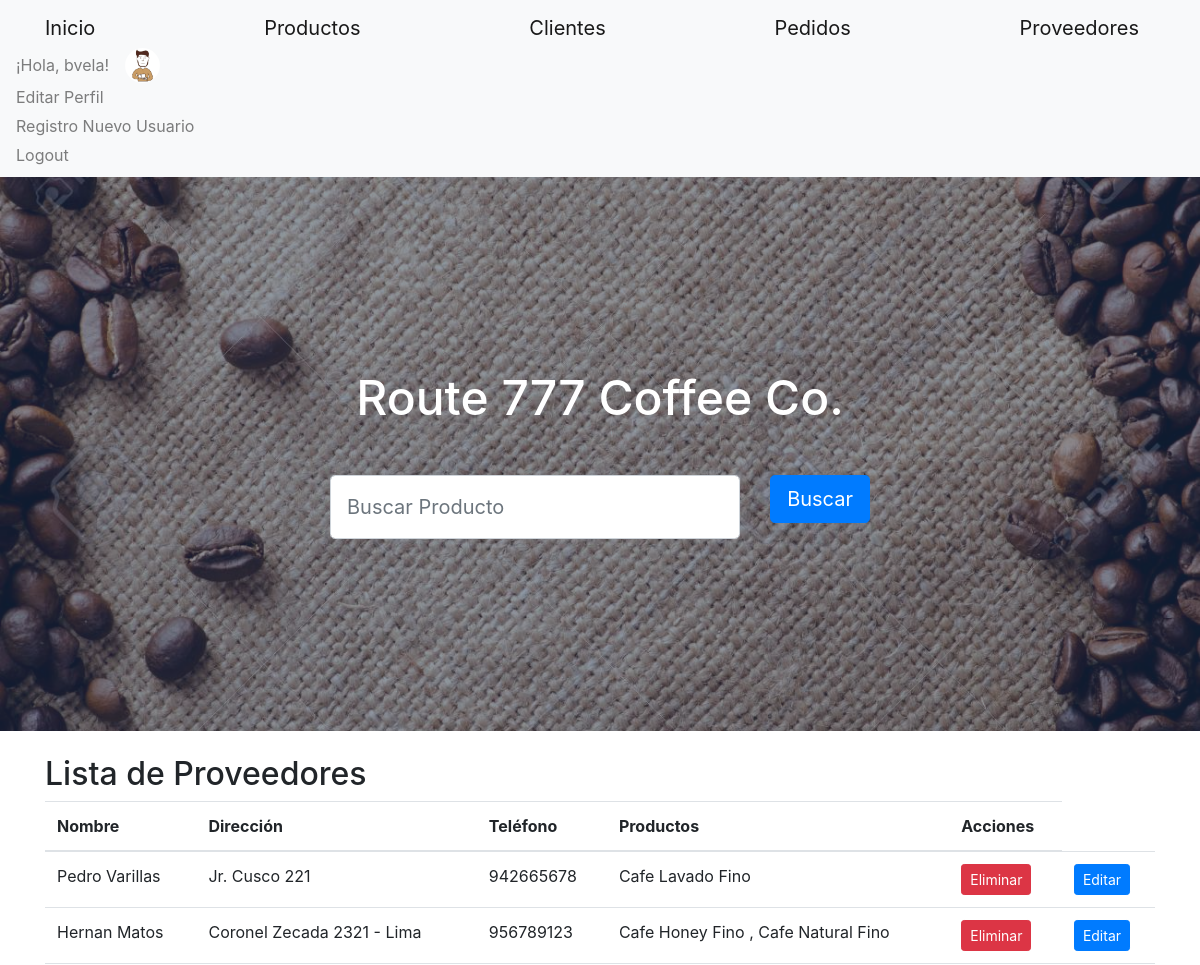
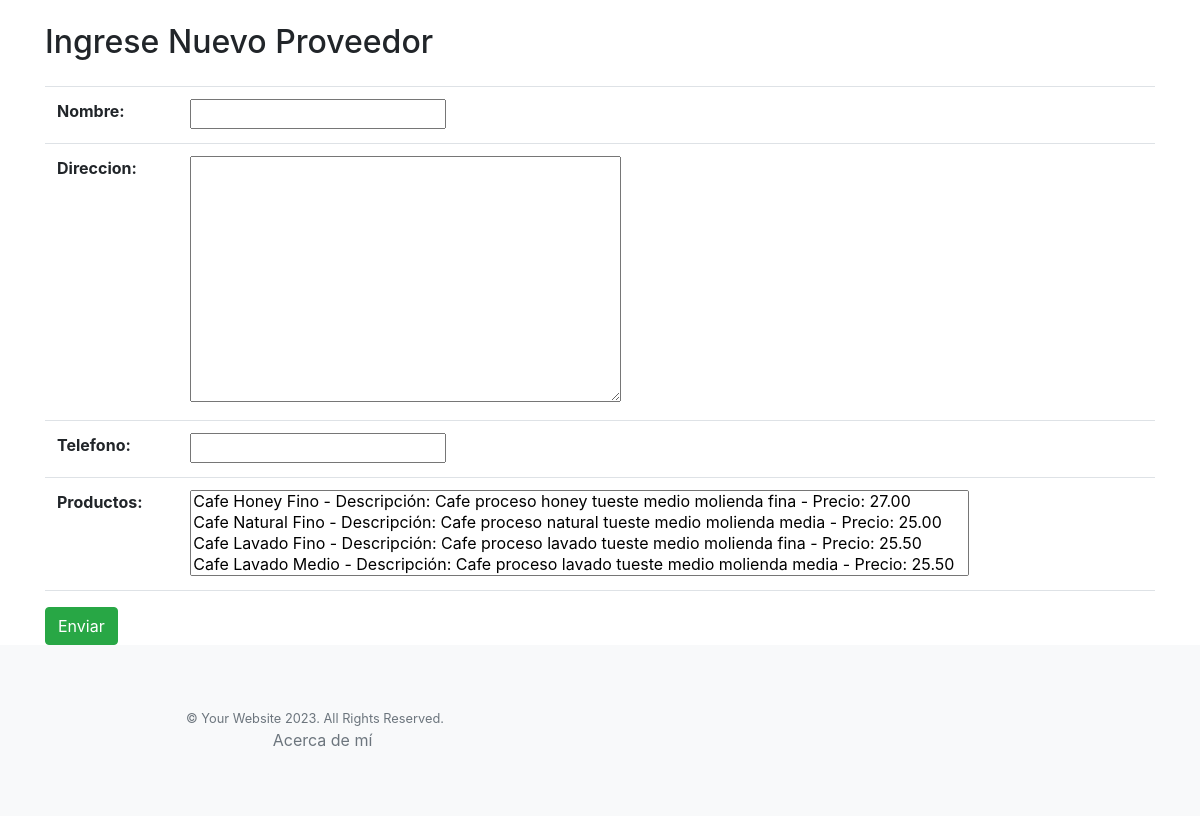
Page /proveedores/ (signed in) on the committed database (2 pictures, top to bottom).
### coffee_app/models.py (models this page shows, shortened)
class Avatar(models.Model):
    user=models.OneToOneField(User, on_delete=models.CASCADE)
    imagen=models.ImageField(upload_to='avatares',null=True,blank=True)

class Proveedor(models.Model):
    nombre = models.CharField(max_length=100)
    direccion = models.TextField()
    telefono = models.CharField(max_length=20)
    productos = models.ManyToManyField(Producto)

class Producto(models.Model):
    nombre = models.CharField(max_length=100)
    descripcion = models.TextField()
    precio = models.DecimalField(max_digits=10, decimal_places=2)
    def __str__(self) -> str:
        return f"{self.nombre} - Descripción: {self.descripcion} - Precio: {self.precio}"

### coffee_app/views.py (the view)
# urls.py: path('proveedores/', views.form_proveedores, name='proveedores'),
def form_proveedores(request):
    proveedores = Proveedor.objects.all()
    if request.method =='POST':
        formproveedor=ProveedorForm(request.POST) #aca llega la info al HTML
        print(formproveedor)
        if formproveedor.is_valid():
            formproveedor.save()  # Guarda los datos del formulario en la base de datos
            return redirect('proveedores')
    else:
        formproveedor=ProveedorForm()
    return render(request, 'proveedores.html', {'formproveedor': formproveedor,'proveedores':proveedores})

### coffee_app/forms.py
class ProveedorForm(forms.ModelForm):
    class Meta:
        model = Proveedor
        fields = '__all__'

### coffee_app/templates/proveedores.html (shortened to what this page needs)
{% extends 'base.html' %}
{% load static %}
{% block contenidoquecambia %}
  {% block content1 %}
    <div class="container mt-4">
      <h2>Lista de Proveedores</h2>
      <table class="table">
        <thead>
          <tr>
            <th>Nombre</th>
            <th>Dirección</th>
            <th>Teléfono</th>
            <th>Productos</th>
            {% if user.is_authenticated %}
              <th>Acciones</th>
            {% endif %}
          </tr>
        </thead>
        <tbody>
          {% for prove in proveedores %}
            <tr>
              <td>{{ prove.nombre}}</td>
              <td>{{ prove.direccion}}&nbsp;</td>
              <td>{{ prove.telefono}}</td>
              <td>
                {% for producto in prove.productos.all %}
                  {{ producto.nombre }}
                  {% if not forloop.last %}, {% endif %}
                {% endfor %}
              </td>
              {% if user.is_authenticated %}
                <td>
                  <form method="post" action="{% url 'eliminar_proveedor' prove.id %}">
                    <button type="submit" class="btn btn-danger btn-sm">Eliminar</button>
                  </form>
                </td>
                <td>
                  <a href="{% url 'editar_proveedor' prove.id %}" class="btn btn-primary btn-sm">Editar</a>
                </td>
              {% endif %}
            </tr>
          {% endfor %}
        </tbody>
      </table>
    </div>
  {% endblock %}
  {% block title %}
    <div class="container mt-4">
      <h2>Ingrese Nuevo Proveedor</h2>
    </div>
  {% endblock title %}
  {% block content2 %}
    <div class="container mt-4">
      <form action="/proveedores/" method="post">
        <table class="table">
          {{ formproveedor.as_table }}
        </table>
        <button type="submit" class="btn btn-success">Enviar</button>
      </form>
    </div>
  {% endblock content2 %}
{% endblock contenidoquecambia %}

### coffee_app/templates/base.html (shortened to what this page needs)
{% load static %}
<!DOCTYPE html>
<html lang="en">
<head>
    <link href="https://cdn.jsdelivr.net/npm/bootstrap-icons@1.5.0/font/bootstrap-icons.css" rel="stylesheet" type="text/css" />
    <link href="{% static 'coffee_app/css/styles.css' %}" rel="stylesheet" />
    <link rel="stylesheet" href="//code.jquery.com/ui/1.12.1/themes/base/jquery-ui.css">
    <link rel="stylesheet" href="https://stackpath.bootstrapcdn.com/bootstrap/4.3.1/css/bootstrap.min.css">
    <link rel="stylesheet" href="https://cdnjs.cloudflare.com/ajax/libs/bootstrap-datepicker/1.9.0/css/bootstrap-datepicker.min.css">
</head>
<body>
    <nav class="navbar navbar-light bg-light static-top">
        <div class="container">
            <a class="navbar-brand" href={% url 'inicio' %}>Inicio</a>
            <a class="navbar-brand" href={% url 'productos' %}>Productos</a>
            <a class="navbar-brand" href={% url 'clientes' %}>Clientes</a>
            <a class="navbar-brand" href={% url 'pedidos' %}>Pedidos</a>
            <a class="navbar-brand" href={% url 'proveedores' %}>Proveedores</a>
        </div>
        <ul class="navbar-nav">
            {% if user.is_authenticated %}
            <li class="nav-item d-flex align-items-center">
                <span class="navbar-text me-3">¡Hola, {{ user.username }}!</span>
                {% if user.avatar and user.avatar.imagen %}
                    <img src="{{ user.avatar.imagen.url }}" alt="Avatar" class="nav-avatar-img rounded-circle me-2" style="width: 35px; height: 35px;">
                {% else %}
                    <div class="avatar-placeholder me-2"></div>
                {% endif %}
            </li>
            <li class="nav-item">
                <a href="{% url 'profile_edit' %}" class="nav-link">Editar Perfil</a>
            </li>
            {% if user.is_superuser %}
            <li class="nav-item">
                <a href="{% url 'register' %}" class="nav-link">Registro Nuevo Usuario</a>
            </li>
            {% endif %}
            <li class="nav-item">
                <a href="{% url 'logout' %}" class="nav-link">Logout</a>
            </li>
            {% else %}
            <li class="nav-item">
                <a href="{% url 'login' %}" class="nav-link">Login</a>
            </li>
            {% endif %}
        </ul>
    </nav>
    <header class="masthead">
        <div class="container position-relative">
            <div class="row justify-content-center">
                <div class="col-xl-6">
                    <div class="text-center text-white">
                        <h1 class="mb-5">Route 777 Coffee Co.</h1>
                        <form action="/busqueda/" method="post" class="row g-3 needs-validation" novalidate>
                            <div class="col">
                                <input class="form-control form-control-lg" name="termino_busqueda" type="text" placeholder="Buscar Producto" required>
                            </div>
                            <div class="col-auto">
                                <button class="btn btn-primary btn-lg" type="submit">Buscar</button>
                            </div>
                        </form>
                    </div>
                </div>
            </div>
        </div>
    </header>
    {% block contenidoquecambia %}
    {% endblock contenidoquecambia %}
    <footer class="footer bg-light">
        <div class="container">
            <div class="row">
                <div class="col-lg-6 h-100 text-center text-lg-start my-auto">
                    <p class="text-muted small mb-4 mb-lg-0">&copy; Your Website 2023. All Rights Reserved.</p>
                </div>
            </div>
            <div class="col-lg-6 h-100 text-center text-lg-end my-auto">
                <a href="{% url 'acerca_de_mi' %}" class="text-muted">Acerca de mí</a>
            </div>
        </div>
    </footer>
</body>
</html>

### coffee_app/templates/base.html (style rules this page uses)
.navbar-nav { line-height: 0.8; }
.navbar-text, .nav-link { margin-bottom: 0; }
.nav-item { margin-bottom: 0; }

### rows in the picture
Proveedor: nombre "Pedro Varillas", direccion "Jr. Cusco 221", telefono "942665678"
Producto: nombre "Cafe Lavado Fino"
Proveedor: nombre "Hernan Matos", direccion "Coronel Zecada 2321 - Lima", telefono "956789123"
Producto: nombre "Cafe Honey Fino"
Producto: nombre "Cafe Natural Fino"

### other values in the picture
{{ user.username }} "bvela"
